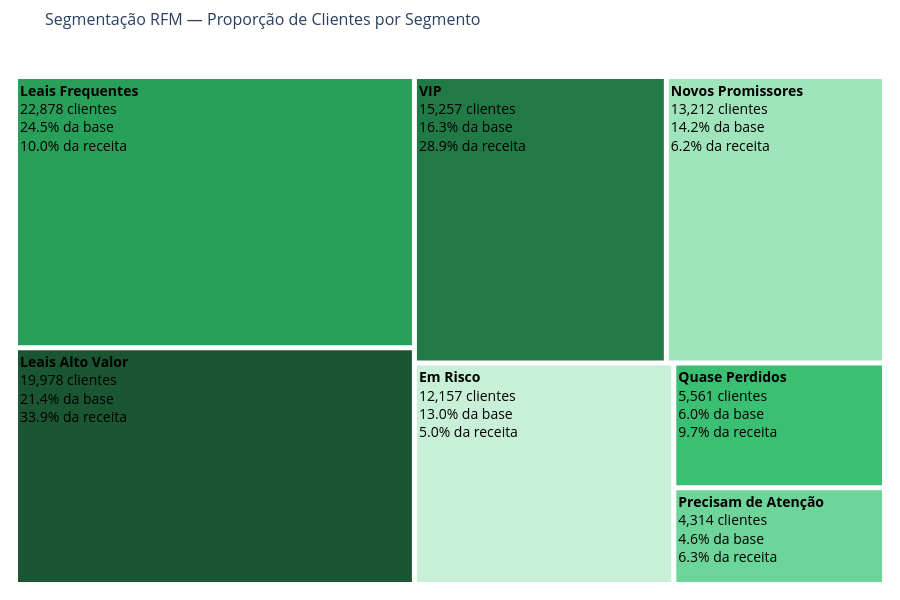

Write notebook code for a chart like this one.
### Code cell
# Treemap interativo dos segmentos 
treemap_data = perfil.reset_index()
treemap_data['Label'] = (treemap_data['Segmento'].apply(lambda x: f'<b>{x}</b>') + '<br>' + 
                         treemap_data['Clientes'].apply(lambda x: f'{x:,} clientes') + '<br>' +
                         treemap_data['% Clientes'].apply(lambda x: f'{x}% da base') + '<br>' +
                         treemap_data['% Receita'].apply(lambda x: f'{x}% da receita'))
 
fig = px.treemap(
    treemap_data,
    path=['Label'],
    values='Clientes',
    title='Segmentação RFM — Proporção de Clientes por Segmento'
)
 
fig.update_traces(
    marker=dict(
        colors=['#1a5632', '#217a45', '#28a05a', '#3bbf73', '#6dd49a', '#a0e4bb', '#c8f0d8'],
        line=dict(color='white', width=2)
    ),
    textinfo='label',
    textfont=dict(size=14, color='black')
)
 
fig.update_layout(
    width=900, 
    height=600,
    title_font_size=16,
    margin=dict(t=50, l=10, r=10, b=10)
)
 
fig.show()

### Figure 1 — Plotly figure (JSON) as saved in the notebook; plotly's stock layout.template omitted (floating-point values rounded to 4 significant figures)
{"data": [{"branchvalues": "total", "domain": {"x": [0, 1], "y": [0, 1]}, "hovertemplate": "labels=%{label}<br>Clientes=%{value}<br>parent=%{parent}<br>id=%{id}<extra></extra>", "ids": ["<b>Leais Alto Valor</b><br>19,978 clientes<br>21.4% da base<br>33.9% da receita", "<b>VIP</b><br>15,257 clientes<br>16.3% da base<br>28.9% da receita", "<b>Leais Frequentes</b><br>22,878 clientes<br>24.5% da base<br>10.0% da receita", "<b>Quase Perdidos</b><br>5,561 clientes<br>6.0% da base<br>9.7% da receita", "<b>Precisam de Atenção</b><br>4,314 clientes<br>4.6% da base<br>6.3% da receita", "<b>Novos Promissores</b><br>13,212 clientes<br>14.2% da base<br>6.2% da receita", "<b>Em Risco</b><br>12,157 clientes<br>13.0% da base<br>5.0% da receita"], "labels": ["<b>Leais Alto Valor</b><br>19,978 clientes<br>21.4% da base<br>33.9% da receita", "<b>VIP</b><br>15,257 clientes<br>16.3% da base<br>28.9% da receita", "<b>Leais Frequentes</b><br>22,878 clientes<br>24.5% da base<br>10.0% da receita", "<b>Quase Perdidos</b><br>5,561 clientes<br>6.0% da base<br>9.7% da receita", "<b>Precisam de Atenção</b><br>4,314 clientes<br>4.6% da base<br>6.3% da receita", "<b>Novos Promissores</b><br>13,212 clientes<br>14.2% da base<br>6.2% da receita", "<b>Em Risco</b><br>12,157 clientes<br>13.0% da base<br>5.0% da receita"], "marker": {"colors": ["#1a5632", "#217a45", "#28a05a", "#3bbf73", "#6dd49a", "#a0e4bb", "#c8f0d8"], "line": {"color": "white", "width": 2}}, "name": "", "parents": ["", "", "", "", "", "", ""], "textfont": {"color": "black", "size": 14}, "textinfo": "label", "type": "treemap", "values": [19980.0, 15260.0, 22880.0, 5561.0, 4314.0, 13210.0, 12160.0]}], "layout": {"height": 600, "legend": {"tracegroupgap": 0}, "margin": {"b": 10, "l": 10, "r": 10, "t": 50}, "title": {"font": {"size": 16}, "text": "Segmentação RFM — Proporção de Clientes por Segmento"}, "width": 900}}
